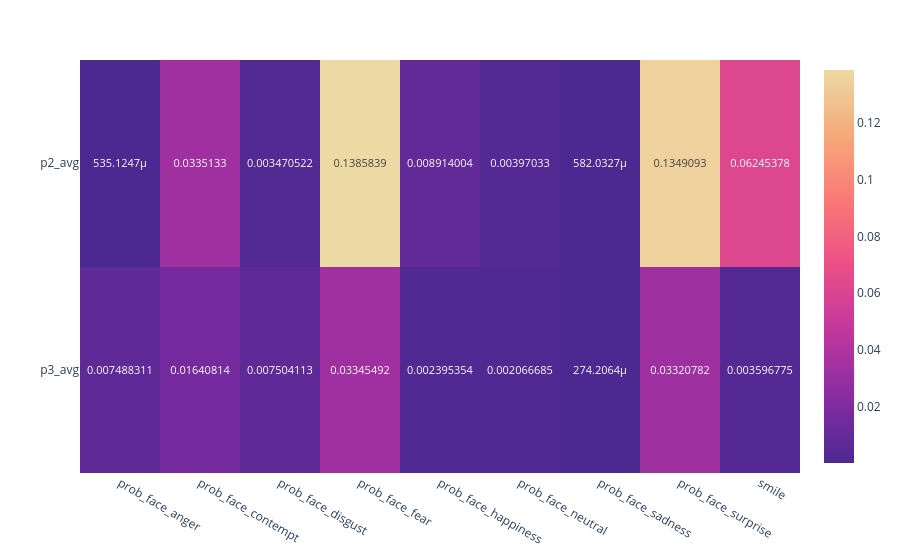

Write notebook code for a chart like this one.
### Code cell
fig_r

### Figure 1 — Plotly figure (JSON) as saved in the notebook; plotly's stock layout.template omitted (floating-point values rounded to 4 significant figures)
{"data": [{"coloraxis": "coloraxis", "hovertemplate": "x: %{x}<br>y: %{y}<br>color: %{z}<extra></extra>", "name": "0", "texttemplate": "%{z}", "type": "heatmap", "x": ["prob_face_anger", "prob_face_contempt", "prob_face_disgust", "prob_face_fear", "prob_face_happiness", "prob_face_neutral", "prob_face_sadness", "prob_face_surprise", "smile"], "xaxis": "x", "y": ["p2_avg", "p3_avg"], "yaxis": "y", "z": [[0.0005351, 0.03351, 0.003471, 0.1386, 0.008914, 0.00397, 0.000582, 0.1349, 0.06245], [0.007488, 0.01641, 0.007504, 0.03345, 0.002395, 0.002067, 0.0002742, 0.03321, 0.003597]]}], "layout": {"coloraxis": {"colorscale": [[0, "rgb(75, 41, 145)"], [0.1667, "rgb(135, 44, 162)"], [0.3333, "rgb(192, 54, 157)"], [0.5, "rgb(234, 79, 136)"], [0.6667, "rgb(250, 120, 118)"], [0.8333, "rgb(246, 169, 122)"], [1, "rgb(237, 217, 163)"]]}, "margin": {"t": 60}, "xaxis": {"anchor": "y", "domain": [0, 1]}, "yaxis": {"anchor": "x", "autorange": "reversed", "domain": [0, 1]}}}
